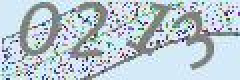
#> input picture huaxi.jpg, 120 x 40 px, found by its file name (shown 2 times larger)
$ python tesseract.py
#> lines starting #> are read from the running program, lines starting #| are printed output that depends on the picture; after the words box and inside, x2 and y2 are one past the last pixel; in counts of white or black regions, pixels touching at a corner belong together
import re
import cv2
import pytesseract
import requests
import numpy as np

url = 'http://localhost:5000/huaxi.jpg';
response = requests.get(url, stream=True).content
img = np.frombuffer(response, np.uint8)
img = cv2.imdecode(img, -1)
#> img is the input picture: shape (40, 120, 3); mean B, G, R 207.2, 199.2, 185.1
cv2.imshow('captcha', img)

'''
img = cv2.medianBlur(img, 5)
cv2.imshow('medianBlur', img)

kernel = cv2.getStructuringElement(cv2.MORPH_ELLIPSE,(5,5))
img = cv2.morphologyEx(img, cv2.MORPH_OPEN, kernel)
cv2.imshow('morphologyEx', img)
'''


img = cv2.cvtColor(img, cv2.COLOR_BGR2GRAY)
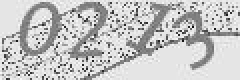
#> img: shape (40, 120) (shown 2 times larger); min 8, max 254, mean 195.9
cv2.imshow('gray', img)

img = cv2.medianBlur(img, 5)
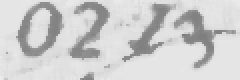
#> img: shape (40, 120) (shown 2 times larger); min 125, max 235, mean 205.8
cv2.imshow('medianBlur', img)
#ret, cv2.threshold(img,127,255,cv2.THRESH_BINARY)
ret, img = cv2.threshold(img,0,255,cv2.THRESH_OTSU)
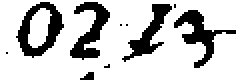
#> img: shape (40, 120) (shown 2 times larger); 78% white; 10 black regions (6 under 20 px), largest, box (x1, y1, x2, y2) and area: (8, 1, 32, 29) 284, (87, 5, 118, 34) 261, (35, 1, 55, 30) 256, (61, 2, 86, 31) 225
#> ret = 183
print('threshold: %d', ret)
#| threshold: %d 183.0
cv2.imshow('threshold', img)
cv2.imwrite('digit.jpg', img)

cv2.waitKey(0)
cv2.destroyAllWindows()

exit()
#> (the program exits here)
